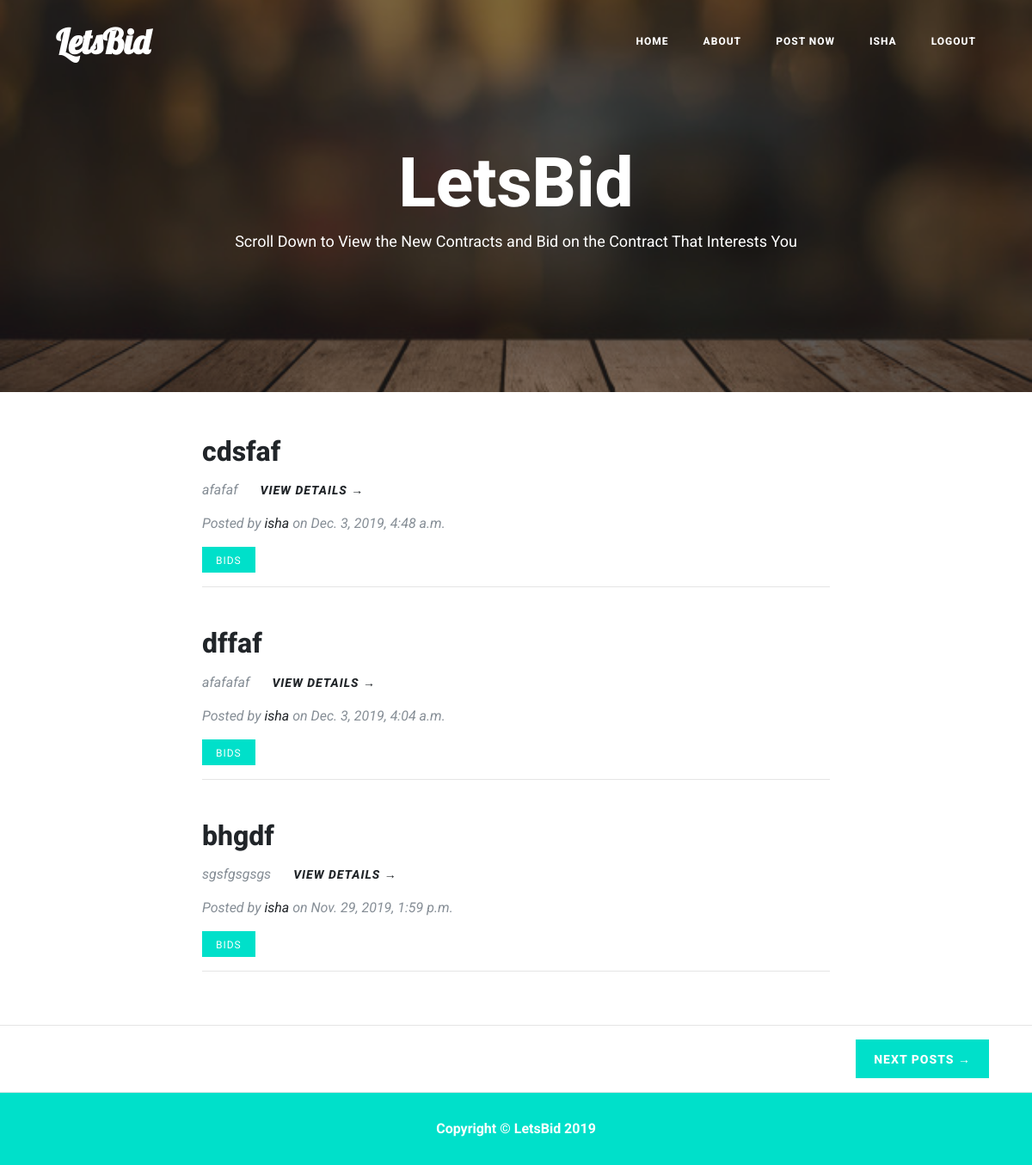
The app's page / (signed in) with its own data.
### entries/models.py (models this page shows, shortened)
class Contract(models.Model):
    contract_title = models.TextField(max_length=250)
    contract_details = models.TextField()
    contract_price = models.IntegerField()
    contract_date = models.DateTimeField(auto_now_add=True)
    contract_deadline = models.DateTimeField()
    contract_creator = models.ForeignKey(User, on_delete=models.CASCADE)
    contract_image1 = models.ImageField(upload_to='contract_image' , blank=True)
    contract_image2 = models.ImageField(upload_to='contract_image' , blank=True)
    contract_doc = models.FileField(upload_to='documents', blank=True)
    contract_paymentVerification = models.ImageField(upload_to='payment' , blank=True)
    approved_contract = models.BooleanField(default=False)
    class Meta:
        verbose_name_plural = "entries"

### entries/views.py (the view)
# urls.py: path('', HomeView.as_view(), name = 'letsbid-home'),
class HomeView(LoginRequiredMixin, ListView):
	model = Contract
	template_name = 'entries/index.html'
	context_object_name = "blog_entries"
	ordering = ['-contract_date']
	paginate_by = 3

### templates/entries/index.html (shortened to what this page needs)
{% load static %}
<!DOCTYPE html>
<html lang="en">
<head>
    <link href="{% static 'entries/vendor/bootstrap/css/bootstrap.min.css' %}" rel="stylesheet">
    <link href="{% static 'entries/vendor/fontawesome-free/css/all.min.css' %}" rel="stylesheet" type="text/css">
    <link href="{% static 'entries/css/clean-blog.min.css' %}" rel="stylesheet">
</head>
<body>
    <nav class="navbar navbar-expand-lg navbar-light fixed-top" id="mainNav">
        <div class="container">
            <a class="navbar-brand logo-sty" href="{% url 'letsbid-home' %}">LetsBid</a>
            <div class="collapse navbar-collapse" id="navbarResponsive">
                <ul class="navbar-nav ml-auto">
                    <li class="nav-item">
                        <a class="nav-link" href="{% url 'letsbid-home' %}">Home</a>
                    </li>
                    <li class="nav-item">
                        <a class="nav-link" href="{% url 'about' %}">About</a>
                    </li>
                    <li class="nav-item">
                        <a class="nav-link" href="{% url 'create_contract' %}">Post now</a>
                    </li>
                    <li class="nav-item">
                        <a class="nav-link" href="{% url 'profile' %}">{{ user.username }}</a>
                    </li>
                    <li class="nav-item">
                        <a class="nav-link" href="{% url 'logout' %}">Logout</a>
                    </li>
                </ul>
            </div>
        </div>
    </nav>
    <header class="masthead" style="background-image: url({% static 'entries/img/home-bg.jpg' %})">
        <div class="overlay"></div>
        <div class="container">
            <div class="row">
                <div class="col-lg-8 col-md-10 mx-auto">
                    <div class="site-heading">
                        <h1 class="text-center">LetsBid</h1>
                        <span class="subheading" style="text-align: center !important">Scroll Down to View the New Contracts and Bid on the Contract That Interests You</span>
                    </div>
                </div>
            </div>
        </div>
    </header>
    {% for contract in blog_entries %}
    <div class="container">
        <div class="row">
            <div class="col-lg-8 col-md-10 mx-auto">
                <div class="post-preview">
                    <h2 class="post-title">
                        {{ contract.contract_title }}
                    </h2>
                    <p class="post-meta">
                        {{ contract.contract_details|truncatechars:250 }}<a class="btn btn-link" href="{% url 'contract-detail' contract.pk %}">View Details &rarr;</a>
                    </p>
                    <p class="post-meta">Posted by
                        <a href="{% url 'user-details' pk=contract.contract_creator.pk %}">{{ contract.contract_creator }}</a> on {{ contract.contract_date }}</p>
                    <a class="btn btn-nang btn-rm mr-tp" href="{% url 'contract-detail' pk=contract.pk %}">Bids</a>
                    <br>
                    <hr>
                    <br>
                </div>
            </div>
        </div>
    </div>
    {% endfor %}
    <hr> {% if is_paginated %}
    <div class="clearfix">
         {% if page_obj.has_next %}
        <a class="btn btn-nang btn-rm-2 float-right" href="?page={{ page_obj.next_page_number }}">Next Posts &rarr;</a> {% endif %}
    </div>
    {% endif %}
    <footer>
        <div class="container">
            <div class="row">
                <div class="col-lg-8 col-md-10 mx-auto">
                    <p class="copyright text-muted">Copyright &copy; LetsBid 2019</p>
                </div>
            </div>
        </div>
    </footer>
</body>
</html>

### records on screen
Contract: contract_title "cdsfaf", contract_details "afafaf", contract_creator "isha", contract_date "Dec. 3, 2019, 4:48 a.m."
Contract: contract_title "dffaf", contract_details "afafafaf", contract_creator "isha", contract_date "Dec. 3, 2019, 4:04 a.m."
Contract: contract_title "bhgdf", contract_details "sgsfgsgsgs", contract_creator "isha", contract_date "Nov. 29, 2019, 1:59 p.m."

### other values on screen
{{ user.username }} "ISHA"
